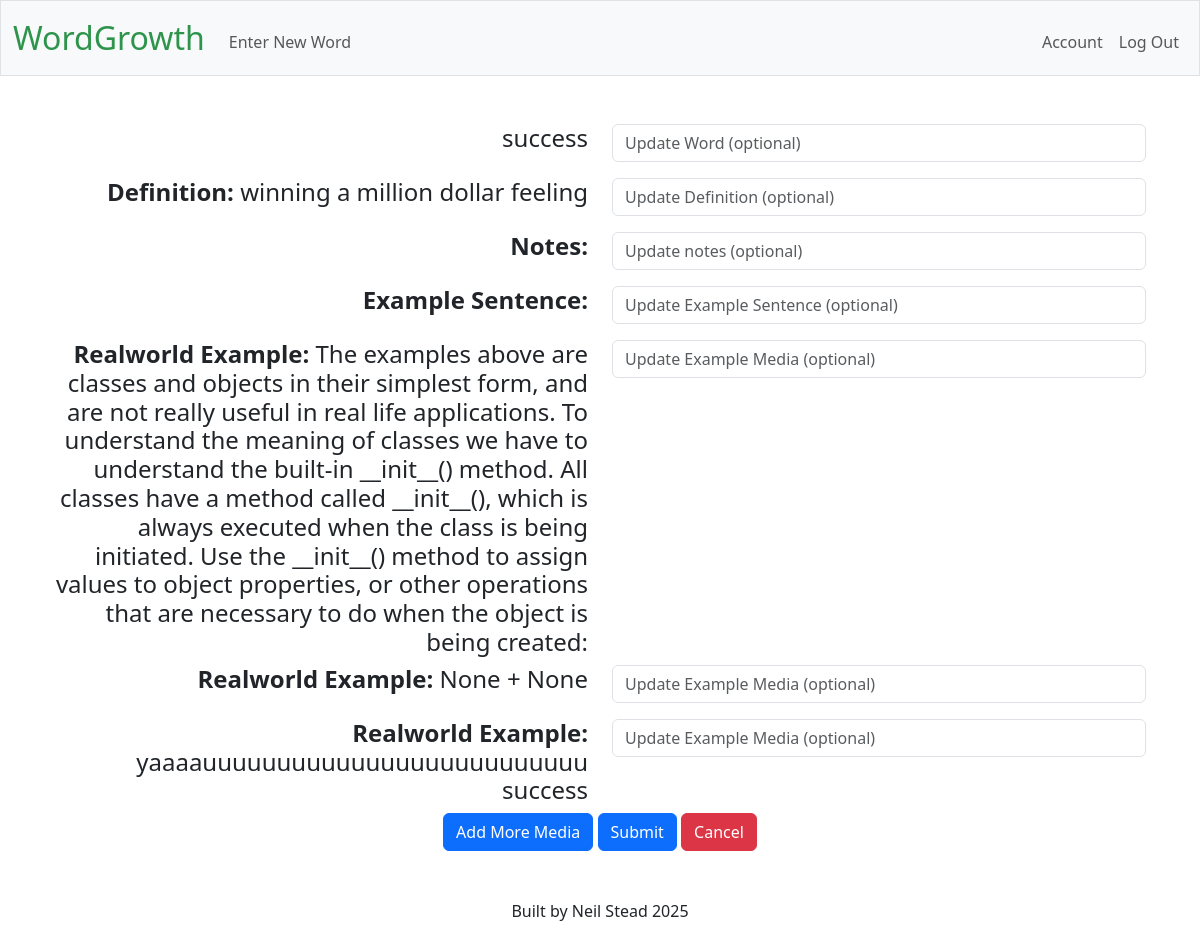
Page /word_edit/54 (signed in) on the committed database.
### tables this page shows
CREATE TABLE "vocabulary" (id INTEGER PRIMARY KEY AUTOINCREMENT, user_id INTEGER, word TEXT NOT NULL, definition TEXT, notes TEXT, example_sentence TEXT, example_media TEXT, media_type TEXT, article_excerpt TEXT, FOREIGN KEY (user_id) REFERENCES users(id));

CREATE TABLE media (id INTEGER PRIMARY KEY AUTOINCREMENT, word_id INTEGER NOT NULL, example_media TEXT, media_type TEXT, article_excerpt TEXT, platform TEXT, video_id TEXT, start_time INTEGER, FOREIGN KEY (word_id) REFERENCES vocabulary(id));

### app.py (the view)
@app.route("/word_edit/<int:word_id>", methods=["POST", "GET"])
@login_required
def word_edit(word_id):
    conn = get_db_connection()
    cursor = conn.cursor()
    cursor.execute("SELECT * FROM vocabulary WHERE id=?", [word_id])
    word = cursor.fetchone()
    cursor.execute("SELECT * FROM media WHERE word_id=?", [word_id])
    media_list = cursor.fetchall()
    if request.method == "POST":
        media_ids = request.form.getlist("media_id[]")
        replaced_media_list = request.form.getlist("example_media[]")
        additional_media_list = request.form.getlist("additional_media[]")
        updated_word = request.form.get("word") or word["word"]
        updated_definition = request.form.get("definition") or word["definition"]
        updated_notes = request.form.get("notes") or word["notes"]
        updated_example_sentence = request.form.get("example_sentence") or word["example_sentence"]
        if additional_media_list:
            for media in additional_media_list:
                additional_media = classify_media_url(media)
                if additional_media["media_type"] == 'article':
                    cursor.execute(
                        "INSERT INTO media (word_id, media_type, article_excerpt) VALUES (?, ?, ?)", [
                            word_id,
                            additional_media["media_type"],
                            additional_media["article_excerpt"]
                            ]
                        )
                else:
                    cursor.execute(
                        "INSERT INTO media (word_id, media_type, video_id, start_time, platform) VALUES (?, ?, ?, ?, ?)", [
                            word_id,
                            additional_media["media_type"],
                            additional_media["video_id"],
                            additional_media["start_time"],
                            additional_media["platform"]
                            ]
                        )
            conn.commit()
        if replaced_media_list:
            for media_id, media in zip(media_ids, replaced_media_list):
                original = next((m for m in media_list if m["id"] == int(media_id)), None)
                if not media.strip():
                    continue  # skip updating this row entirely
                replaced_media = classify_media_url(media)
                if replaced_media["media_type"] == original:
                    if replaced_media["media_type"] == 'video':
                        cursor.execute(
                            "UPDATE media SET example_media = ?, video_id = ?, start_time = ?, platform = ?, WHERE id = ?", [
                                replaced_media["example_media"],
                                replaced_media["video_id"],
                                replaced_media["start_time"],
                                replaced_media["platform"],
                                media_id
                                ]
                                )
                    else:
                        cursor.execute(
                            "UPDATE media SET article_excerpt = ? WHERE id = ?",
                                [replaced_media["example_media"], media_id]
                            )
                else:
                    if replaced_media["media_type"] == 'video':
                        cursor.execute(
                            "UPDATE media SET media_type = ?, article_excerpt = NULL, video_id = ?, start_time = ?, platform = ? WHERE id = ?", [
                                replaced_media["media_type"],
                                replaced_media["video_id"],
                                replaced_media["start_time"],
                                replaced_media["platform"],
                                media_id
                                ]
                        )
                    else:
                        cursor.execute(
                            "UPDATE media SET video_id = NULL, start_time = NULL, platform = NULL, media_type = ?, article_excerpt = ? WHERE id = ?", [
                                replaced_media["media_type"],
                                replaced_media["article_excerpt"],
                                media_id
                                ]
                        )
            conn.commit()
        cursor.execute(
            "UPDATE vocabulary SET word = ?, definition = ?, notes = ?, example_sentence = ? WHERE id = ?",
                [
                updated_word,
                updated_definition,
                updated_notes,
                updated_example_sentence,
                word_id
                ]
            )
        conn.commit()
        return redirect(url_for("word_view", word_id=word["id"]))
    else:
        return  render_template("word_edit.html", word=word, media_list=media_list)

### app.py (called while the page is built)
@app.teardown_appcontext
def close_db_connection(exception):
    db = g.pop('db', None)
    if db is not None:
        db.close()

### helpers.py (called while the page is built)
def get_db_connection():
    if 'db' not in g:
        g.db = sqlite3.connect(DATABASE)
        g.db.execute("PRAGMA foreign_keys = ON")  # Enables foreign key checks
        g.db.row_factory = sqlite3.Row # enables dictionaries to be returned not just tuples
    return g.db

def login_required(f):
    @wraps(f)
    def decorated_function(*args, **kwargs):
        if 'user_id' not in session:
            return redirect(url_for('login'))
        return f(*args, **kwargs)
    return decorated_function

### templates/word_edit.html (shortened to what this page needs)
{% extends "layout.html" %}
{% block main %}
<div class="container">
    <form action="{{  url_for('word_edit', word_id=word['id'])  }}" method="post">
        <div class="row">
            <div class="col-6 text-end"><h4>{{ word["word"] }}</h4></div>
            <div class="col-6 mb-3"><input autocomplete="off" autofocus class="form-control" name="word" placeholder="Update Word (optional)" type="text"></div>
        </div>
        <div class="row">
            <div class="col-6 text-end"><h4><strong>Definition:</strong> {{ word["definition"] }}</h4></div>
            <div class="col-6 mb-3"><input autocomplete="off" class="form-control" name="definition" placeholder="Update Definition (optional)" type="text"></div>
        </div>
        <div class="row">
            <div class="col-6 text-end"><h4><strong>Notes:</strong> {{ word["notes"] }}</h4></div>
            <div class="col-6 mb-3"><input autocomplete="off" class="form-control" name="notes" placeholder="Update notes (optional)" type="text"></div>
        </div>
        <div class="row">
            <div class="col-6 text-end"><h4><strong>Example Sentence:</strong> {{ word["example_sentence"] }}</h4></div>
            <div class="col-6 mb-3"><input autocomplete="off" class="form-control" name="example_sentence" placeholder="Update Example Sentence (optional)" type="text"></div>
        </div>
        {% for media in media_list %}
            {% if media["media_type"] == 'video' %}
                <div class="row">
                    <div class="col-6 text-end"><h4><strong>Realworld Example:</strong> {{ media["platform"] }} + {{ media["video_id"] }}</h4>
                    </div>
                    <div class="col-6 mb-3">
                        <input autocomplete="off" class="form-control" name="example_media[]" placeholder="Update Example Media (optional)" type="text">
                    </div>
                </div>
                {% else %}
                <div class="row">
                    <div class="col-6 text-end"><h4><strong>Realworld Example:</strong> {{ media["article_excerpt"] }}</h4>
                    </div>
                    <div class="col-6 mb-3">
                        <input autocomplete="off" class="form-control" name="example_media[]" placeholder="Update Example Media (optional)" type="text">
                    </div>
                </div>
            {% endif %}
        {% endfor %}
        <button class="btn btn-primary" type="button" id="add_media">Add More Media</button>
        <button class="btn btn-primary" value="submit" type="submit">Submit</button>
        <a href="{{ url_for('word_view', word_id=word['id']) }}" class="btn btn-danger">Cancel</a>
    </form>
</div>
{% endblock %}>

### rows in the picture
vocabulary: word "success", definition "winning a million dollar feeling"
media: article_excerpt "The examples above are classes and objects in their simplest form, and are not really useful in real life applications. To understand the meaning of classes we have to understand the built-in __init__() method. All classes have a method called __init__(), which is always executed when the class is being initiated. Use the __init__() method to assign values to object properties, or other operations that are necessary to do when the object is being created:"
media: platform "None", video_id "None"
media: article_excerpt "yaaaauuuuuuuuuuuuuuuuuuuuuuuuuu success"
